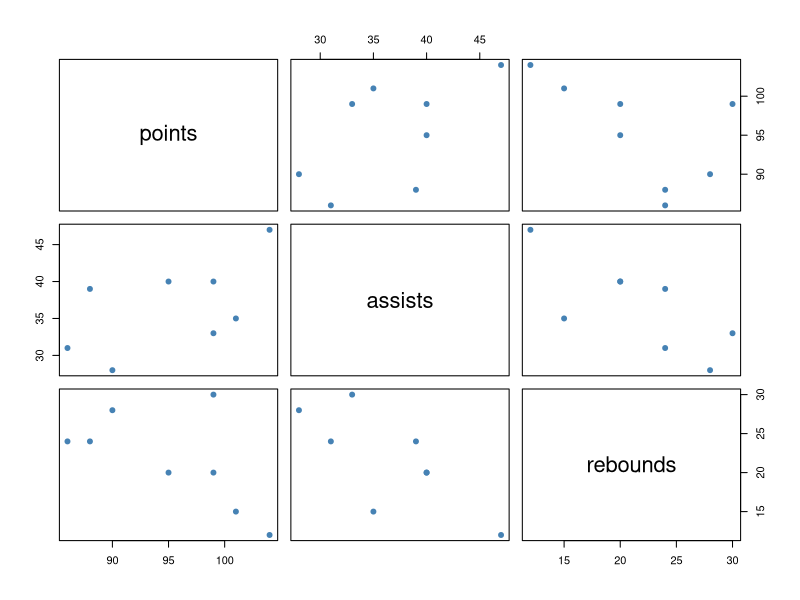
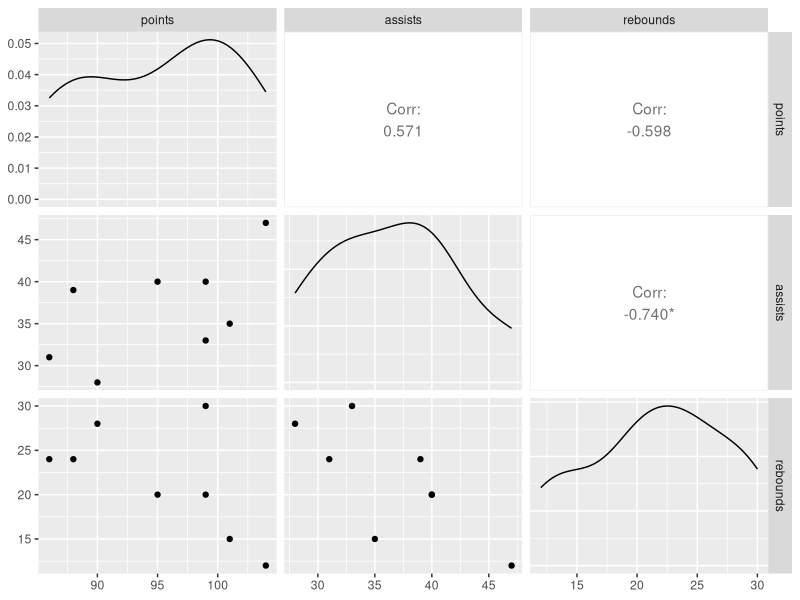

Here is the R script that generated these plots, in order:
# create data frame
df <- data.frame(points=c(99, 90, 86, 88, 95, 99, 101, 104),
                 assists=c(33, 28, 31, 39, 40, 40, 35, 47),
                 rebounds=c(30, 28, 24, 24, 20, 20, 15, 12))

# view first few rows of data fraem
head(df)

# create scatterplot matrix using base R
plot(df, pch=20, cex=1.5, col="steelblue")

# create scatterplot matrix using ggplot2 and ggally
library(ggplot2)
library("GGally")

# create scatterplot matrix
ggpairs(df)
